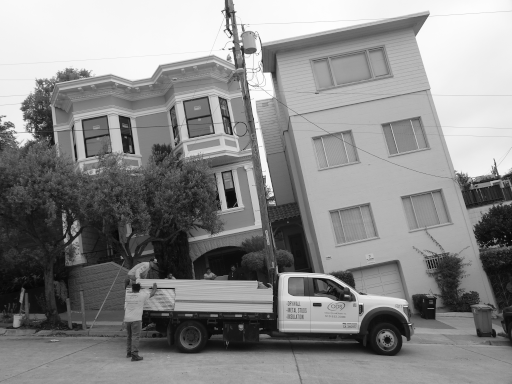
#> input picture convolution2d/python/image_07.png, 512 x 384 px
$ python pooling_2d_image.py
#> lines starting #> are read from the running program, lines starting #| are printed output that depends on the picture

import numpy as np
import matplotlib.pyplot as plt


# Partie A - Importer une image comme un tableau
import imageio.v3 as imageio
f = imageio.imread('image_07.png')
#> f is the input picture: shape (384, 512); min 5, max 254, mean 137.8


# Partie B - Pooling
n, p = f.shape
#> n = 384; p = 512

k = 4   # taille du pooling
g = f.reshape(n//k,k,p//k,k)
g = g.transpose((0, 2, 1, 3))

gmax = g.max(axis=(2,3))
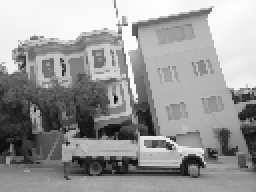
#> gmax: shape (96, 128) (shown 2 times larger); min 13, max 254, mean 153.1
gmean = g.mean(axis=(2,3))
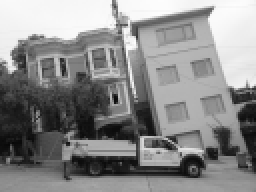
#> gmean: shape (96, 128) float64 (shown 2 times larger); min 8.38, max 253, mean 137.8


# Partie D - Affichage des images avant/après
fig = plt.figure(figsize = (10,5))
# fig = plt.figure()
ax = plt.subplot(1,3,1)
ax.set_title("Image originale")
# fig, ax = subplots(figsize=(18, 2))
ax.imshow(f, cmap='gray')
# plt.xlim(0, 200)
# plt.ylim(0, 200)

ax = plt.subplot(1,3,2)
ax.set_title("Max-pooling")
plt.imshow(gmax, cmap='gray')

ax = plt.subplot(1,3,3)
ax.set_title("Average-pooling")
plt.imshow(gmean, cmap='gray')

plt.tight_layout()
plt.show()
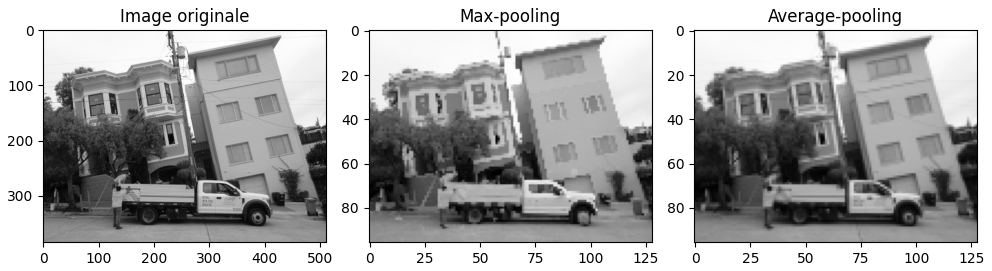
#> figure drawn by matplotlib, 3 panels


# Partie E - Sauvegarde de l'image

gmax = np.clip(gmax,0,255)   # limite les valeurs entre 0 et 255
gmax = gmax.astype(np.uint8)  # conversion en entier
# imageio.imwrite('image_pooling_max.png', gmax)


gmean = np.clip(gmean,0,255)   # limite les valeurs entre 0 et 255
gmean = gmean.astype(np.uint8)  # conversion en entier
# imageio.imwrite('image_pooling_average.png', gmean)

$ run again, with convolution2d/python/image_02.png copied over convolution2d/python/image_07.png
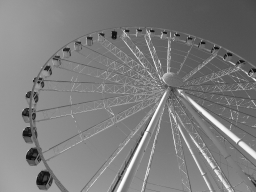
#> input picture convolution2d/python/image_02.png, 256 x 192 px
#> f is the input picture: shape (192, 256); min 8, max 255, mean 124.8
#> `gmax = g.max(axis=(2,3))`:
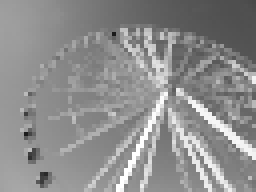
#> gmax: shape (48, 64) (shown 4 times larger); min 27, max 255, mean 141.9
#> `plt.show()`:
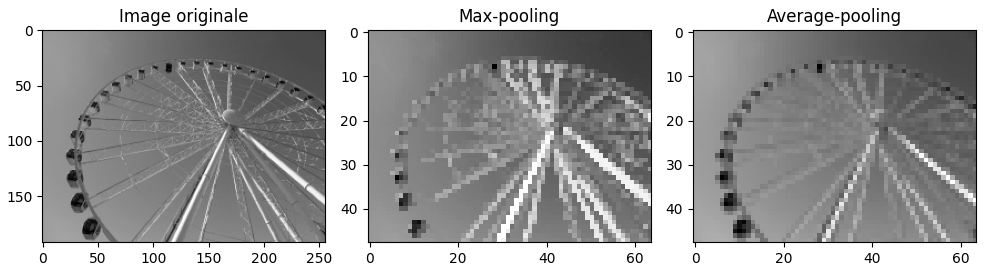
#> figure drawn by matplotlib, 3 panels

$ run again, with convolution2d/python/image_03.png copied over convolution2d/python/image_07.png
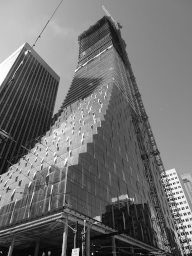
#> input picture convolution2d/python/image_03.png, 192 x 256 px
#> f is the input picture: shape (256, 192); min 6, max 255, mean 111.4
#> `gmax = g.max(axis=(2,3))`:
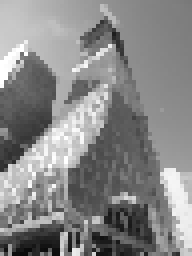
#> gmax: shape (64, 48) (shown 4 times larger); min 10, max 255, mean 135.5
#> `plt.show()`:
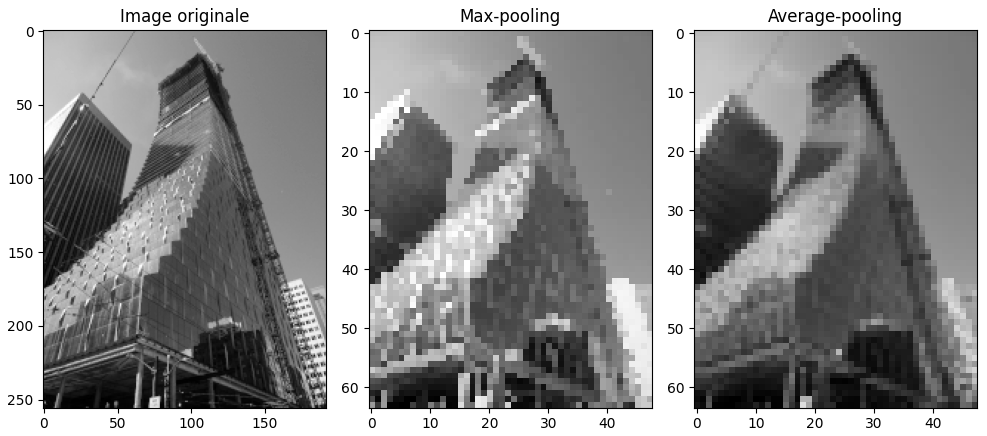
#> figure drawn by matplotlib, 3 panels
